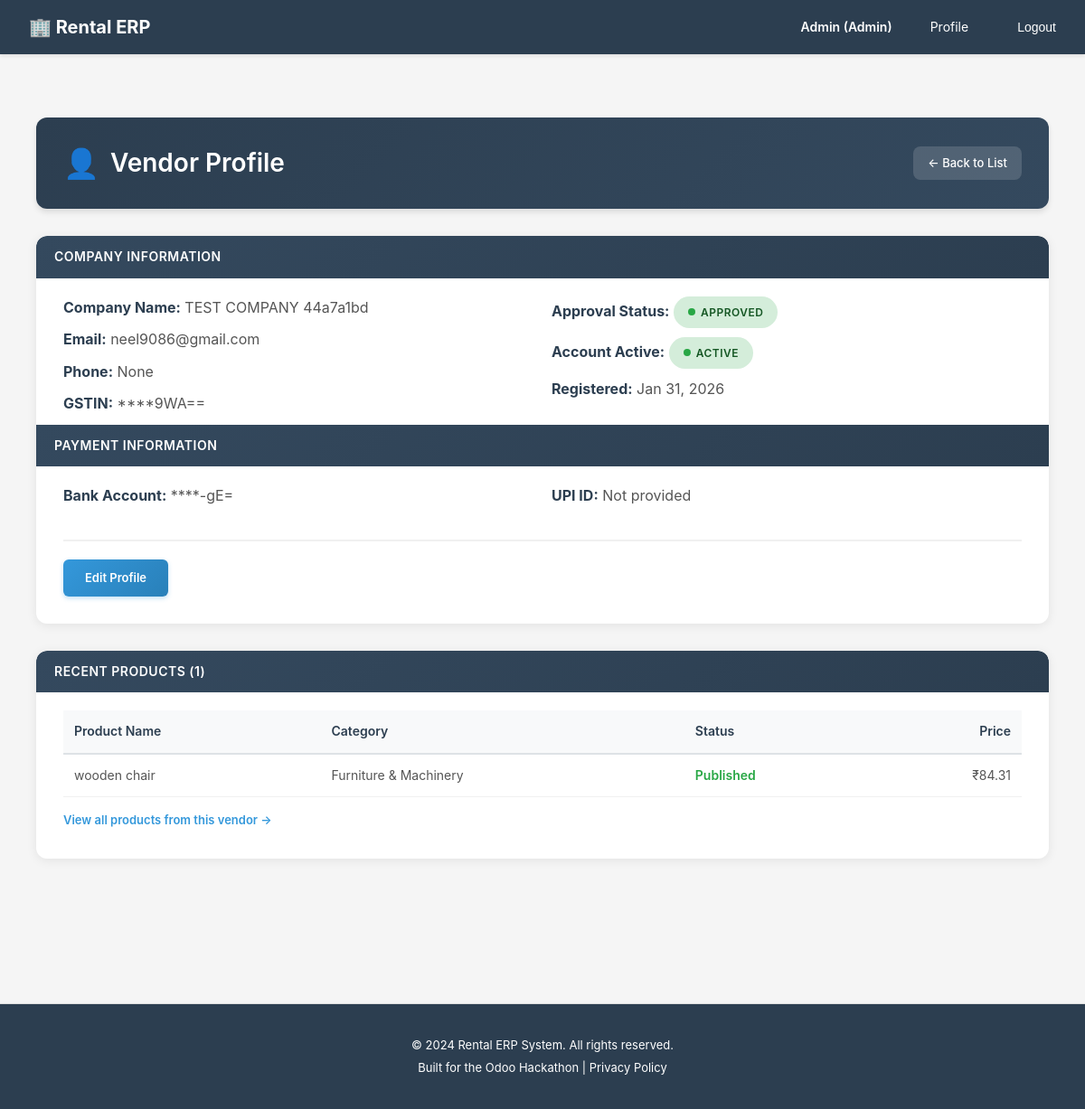
The app's page /accounts/admin/vendors/2/profile/ (signed in), older data.
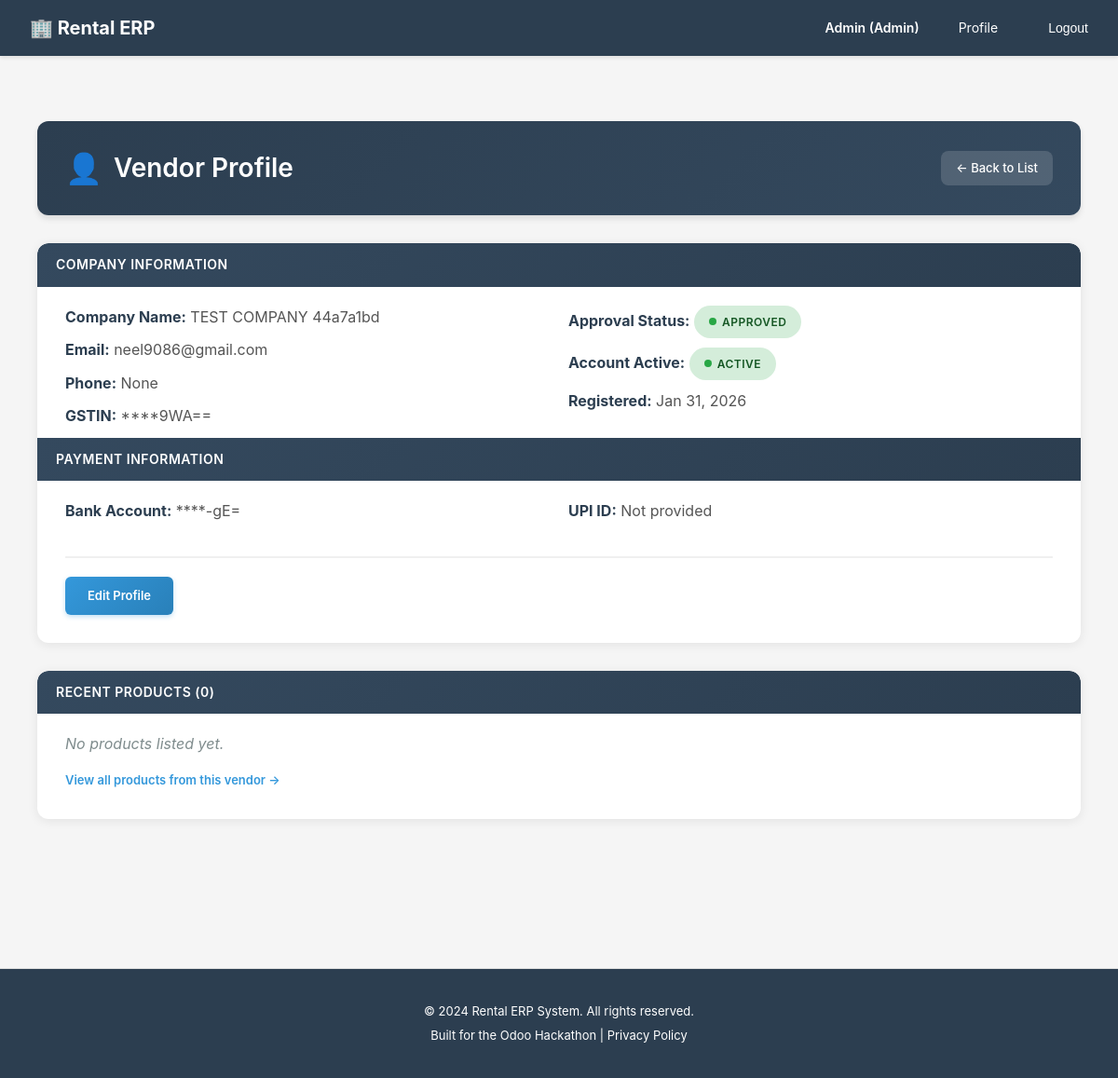
The same page, newer data.
### catalog/models.py (models this page shows, shortened)
class Product(models.Model):
    vendor = models.ForeignKey(
        settings.AUTH_USER_MODEL,
        on_delete=models.CASCADE,
        related_name='products',
        limit_choices_to={'role': 'vendor'},
        help_text="Vendor who owns this product"
    )
    category = models.ForeignKey(
        ProductCategory,
        on_delete=models.SET_NULL,
        blank=True,
        null=True,
        related_name='products',
        help_text="Product classification for filtering"
    )
    name = models.CharField(
        max_length=255,
        help_text="Product name (e.g., 'Canon EOS R5 Mirrorless Camera')"
    )
    slug = models.SlugField(
        max_length=255,
        unique=True,
        help_text="URL-friendly identifier"
    )
    description = models.TextField(
        help_text="Detailed product description for customer decision-making"
    )
    short_description = models.CharField(
        max_length=500,
        blank=True,
        null=True,
        help_text="Brief summary for product listings"
    )
    image_main = models.ImageField(
        upload_to='products/images/',
        blank=True,
        null=True,
        help_text="Primary product image"
    )
    is_rentable = models.BooleanField(
        default=True,
        help_text="Can this product be rented? (vs purchase-only)"
    )
    is_published = models.BooleanField(
        default=False,
        help_text="Visible on website. Vendors can unpublish temporarily."
    )
    quantity_on_hand = models.PositiveIntegerField(
        default=0,
        help_text="Total physical inventory owned by vendor"
    )
    cost_price = models.DecimalField(
        max_digits=10,
        decimal_places=2,
        validators=[MinValueValidator(0)],
        help_text="Vendor's acquisition cost (for margin calculation)"
    )
    attributes = models.JSONField(
        default=dict,
        blank=True,
        help_text="Dynamic attributes like Brand, Model, Color (JSON: {'brand': 'Canon', 'model': 'EOS R5'})"
    )
    meta_title = models.CharField(
        max_length=255,
        blank=True,
        null=True,
        help_text="SEO page title"
    )
    meta_description = models.TextField(
        blank=True,
        null=True,
        help_text="SEO meta description"
    )
    created_at = models.DateTimeField(auto_now_add=True)
    updated_at = models.DateTimeField(auto_now=True)
    class Meta:
        db_table = 'products'
        verbose_name = 'Product'
        verbose_name_plural = 'Products'
        ordering = ['-created_at']
        indexes = [
            models.Index(fields=['vendor', 'is_published']),
            models.Index(fields=['category', 'is_published']),
            models.Index(fields=['slug']),
        ]

class ProductCategory(models.Model):
    name = models.CharField(
        max_length=100,
        unique=True,
        help_text="Category name (e.g., 'Camera Equipment', 'Furniture')"
    )
    slug = models.SlugField(
        max_length=100,
        unique=True,
        help_text="URL-friendly identifier"
    )
    parent = models.ForeignKey(
        'self',
        on_delete=models.CASCADE,
        blank=True,
        null=True,
        related_name='subcategories',
        help_text="Parent category for hierarchical structure"
    )
    description = models.TextField(
        blank=True,
        null=True,
        help_text="Category description for SEO and customer guidance"
    )
    is_active = models.BooleanField(
        default=True,
        help_text="Show/hide category on website"
    )
    created_at = models.DateTimeField(auto_now_add=True)
    updated_at = models.DateTimeField(auto_now=True)
    class Meta:
        db_table = 'product_categories'
        verbose_name = 'Product Category'
        verbose_name_plural = 'Product Categories'
        ordering = ['name']

### accounts/decorators.py (the view)
        def wrapper(request, *args, **kwargs):
            if not request.user.is_authenticated:
                return redirect('accounts:login')
            if request.user.role not in allowed_roles:
                return HttpResponseForbidden('You do not have access to this page.')
            return view_func(request, *args, **kwargs)

### rental_erp/compliance.py (called while the page is built)
    def process_request(self, request):
        if not request.user.is_authenticated:
            return None
        if request.method == 'GET':
            path_lower = request.path.lower()
            for model in self.PERSONAL_DATA_MODELS:
                if model in path_lower:
                    self._log_data_access(request, model)
                    break
        return None

    def process_request(self, request):
        if not request.user.is_authenticated:
            return None
        consent_key = f'gdpr_consent:{request.user.id}'
        has_consent = cache.get(consent_key)
        if has_consent is None:
            cache.set(consent_key, True, 86400)  # Cache for 24 hours
        return None

    def process_response(self, request, response):
        response['X-Privacy-Policy'] = '/privacy-policy/'
        if hasattr(settings, 'DATA_RETENTION_DAYS'):
            response['X-Data-Retention-Days'] = str(settings.DATA_RETENTION_DAYS)
        return response

### rental_erp/encryption.py (called while the page is built)
def mask_sensitive_data(data, pattern='****', show_last=4):
    if not data or len(data) <= show_last:
        return pattern
    visible = data[-show_last:]
    return pattern + visible

### templates/accounts/admin_vendor_profile.html (shortened to what this page needs)
{% extends 'base.html' %}
{% block content %}
<div class="vendor-profile-container">
    <div class="page-header">
        <h2>Vendor Profile</h2>
        <a href="{% url 'accounts:admin_vendor_list' %}" class="back-link">← Back to List</a>
    </div>
    <div class="card-modern">
        <div class="card-body">
            <h3 class="section-header">Company Information</h3>
            <div class="info-grid">
                <div>
                    <p class="info-row"><strong>Company Name:</strong> {{ vendor.company_name }}</p>
                    <p class="info-row"><strong>Email:</strong> {{ vendor.user.email }}</p>
                    <p class="info-row"><strong>Phone:</strong> {{ vendor.user.phone }}</p>
                    <p class="info-row"><strong>GSTIN:</strong> {{ masked_data.masked_gstin|default:"Not provided" }}</p>
                </div>
                <div>
                    <p class="info-row"><strong>Approval Status:</strong>
                        {% if vendor.is_approved %}
                            <span class="status-badge status-approved">Approved</span>
                        {% else %}
                            <span class="status-badge status-pending">Pending</span>
                        {% endif %}
                    </p>
                    <p class="info-row"><strong>Account Active:</strong>
                        {% if vendor.user.is_active %}
                            <span class="status-badge status-active">Active</span>
                        {% else %}
                            <span class="status-badge status-inactive">Inactive</span>
                        {% endif %}
                    </p>
                    <p class="info-row"><strong>Registered:</strong> {{ vendor.created_at|date:"M d, Y" }}</p>
                </div>
            </div>
            {% if vendor.bank_account_number %}
            <h3 class="section-header">Payment Information</h3>
            <div class="info-grid">
                <div>
                    <p class="info-row"><strong>Bank Account:</strong> {{ masked_data.masked_bank_account }}</p>
                </div>
                <div>
                    <p class="info-row"><strong>UPI ID:</strong> {{ vendor.upi_id|default:"Not provided" }}</p>
                </div>
            </div>
            {% endif %}
            <div class="actions-row">
                <a href="{% url 'accounts:admin_vendor_edit' vendor.pk %}" class="action-btn">Edit Profile</a>
            </div>
        </div>
    </div>
    <div class="card-modern">
        <div class="card-body">
            <h3 class="section-header">Recent Products ({{ products|length }})</h3>
            {% if products %}
            <table class="products-table">
                <thead>
                    <tr>
                        <th>Product Name</th>
                        <th>Category</th>
                        <th>Status</th>
                        <th style="text-align: right;">Price</th>
                    </tr>
                </thead>
                <tbody>
                    {% for product in products %}
                    <tr>
                        <td>{{ product.name }}</td>
                        <td>{{ product.category.name|default:"Uncategorized" }}</td>
                        <td>
                            {% if product.is_published %}
                                <span class="products-status published">Published</span>
                            {% else %}
                                <span class="products-status pending">Pending</span>
                            {% endif %}
                        </td>
                        <td style="text-align: right;">₹{{ product.cost_price }}</td>
                    </tr>
                    {% endfor %}
                </tbody>
            </table>
            {% else %}
            <p style="color: #7f8c8d; font-style: italic;">No products listed yet.</p>
            {% endif %}
            <a href="{% url 'accounts:admin_product_list' %}?vendor={{ vendor.user.id }}" class="view-all-link">View all products from this vendor →</a>
        </div>
    </div>
</div>
{% endblock %}

Row changes from the older to the newer data that the page shows:
removed Product: name "wooden chair", category.name "Furniture & Machinery", is_published "Published", cost_price "84.31"
Text that changed along with them:
{{ products|length }}: "1" → "0"
text no longer shown: "Product Name Category Status Price"
text now shown: "No products listed yet."
